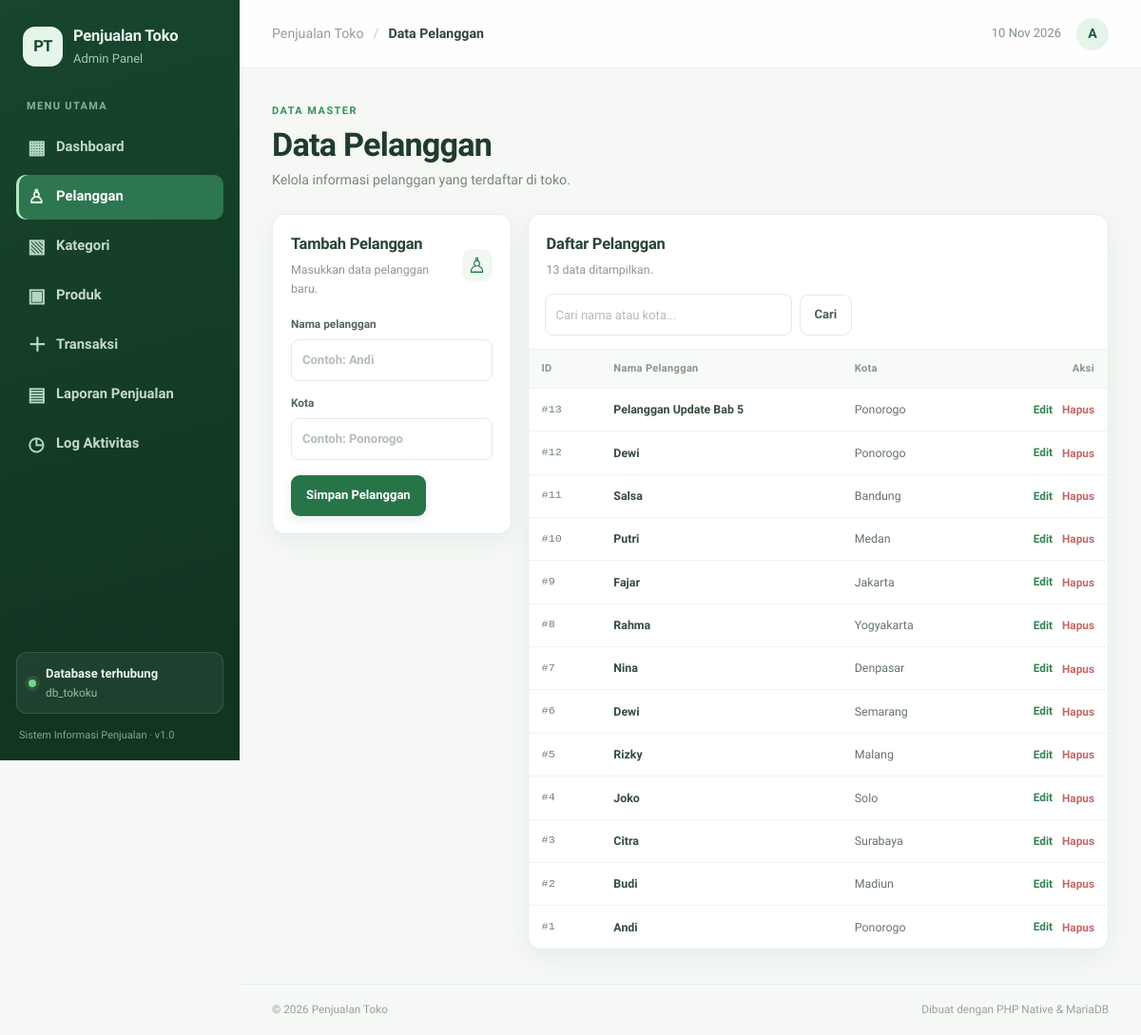
The page /index.php?page=pelanggan on the database its author committed.
### tables this page shows
CREATE TABLE `tbl_pelanggan` (
  `id_pelanggan` int(11) NOT NULL,
  `nama_pelanggan` varchar(100) DEFAULT NULL,
  `kota` varchar(50) DEFAULT NULL
);

### index.php (called while the page is built, shortened)
<?php
require __DIR__ . '/includes/helpers.php';
$page = $_GET['page'] ?? 'dashboard';
require __DIR__ . '/includes/header.php';
$pageFile = __DIR__ . '/pages/' . $page . '.php';
require $pageFile;
require __DIR__ . '/includes/footer.php';

### includes/helpers.php (called while the page is built, shortened)
<?php
function e(mixed $value): string
{
    return htmlspecialchars((string)($value ?? ''), ENT_QUOTES, 'UTF-8');
}

### pages/pelanggan.php (the view, shortened to what this page needs)
<?php
$editCustomer = null;
$search = trim((string)($_GET['q'] ?? ''));
if ($search !== '') {
    $stmt = $pdo->prepare('SELECT * FROM tbl_pelanggan WHERE nama_pelanggan LIKE ? OR kota LIKE ? ORDER BY id_pelanggan DESC');
    $term = '%' . $search . '%';
    $stmt->execute([$term, $term]);
    $customers = $stmt->fetchAll();
} else {
    $customers = $pdo->query('SELECT * FROM tbl_pelanggan ORDER BY id_pelanggan DESC')->fetchAll();
}
?>
<section class="page-heading"><div><span class="eyebrow">DATA MASTER</span><h1>Data Pelanggan</h1><p>Kelola informasi pelanggan yang terdaftar di toko.</p></div></section>
<section class="content-grid content-grid-form">
    <div class="panel form-panel">
        <div class="panel-heading"><div><h2><?= $editCustomer ? 'Edit Pelanggan' : 'Tambah Pelanggan' ?></h2><p><?= $editCustomer ? 'Perbarui informasi pelanggan.' : 'Masukkan data pelanggan baru.' ?></p></div><span class="panel-icon">♙</span></div>
        <form method="post" class="stack-form">
            <label>Nama pelanggan<input type="text" name="nama_pelanggan" value="<?= e($editCustomer['nama_pelanggan'] ?? '') ?>" placeholder="Contoh: Andi" maxlength="100" required></label>
            <label>Kota<input type="text" name="kota" value="<?= e($editCustomer['kota'] ?? '') ?>" placeholder="Contoh: Ponorogo" maxlength="50" required></label>
            <div class="form-actions"><button class="button button-primary" type="submit"><?= $editCustomer ? 'Simpan Perubahan' : 'Simpan Pelanggan' ?></button></div>
        </form>
    </div>
    <div class="panel panel-table">
        <div class="panel-heading"><div><h2>Daftar Pelanggan</h2><p><?= count($customers) ?> data ditampilkan.</p></div></div>
        <form class="search-form" method="get"><input type="search" name="q" value="<?= e($search) ?>" placeholder="Cari nama atau kota..."><button class="button button-light" type="submit">Cari</button></form>
        <div class="table-wrap"><table><thead><tr><th>ID</th><th>Nama Pelanggan</th><th>Kota</th><th class="text-right">Aksi</th></tr></thead><tbody>
        <?php foreach ($customers as $customer): ?>
            <tr><td class="mono">#<?= e($customer['id_pelanggan']) ?></td><td class="cell-strong"><?= e($customer['nama_pelanggan']) ?></td><td><?= e($customer['kota']) ?></td><td class="text-right"><div class="action-group"><a class="action-link" href="index.php?page=pelanggan&edit=<?= e($customer['id_pelanggan']) ?>">Edit</a><form method="post" class="inline-form" data-confirm="Hapus pelanggan ini? Jika pelanggan masih memiliki transaksi, database dapat menolak penghapusan."><input type="hidden" name="csrf_token" value="<?= e(csrf_token()) ?>"><input type="hidden" name="action" value="customer_delete"><input type="hidden" name="id_pelanggan" value="<?= e($customer['id_pelanggan']) ?>"><button class="action-link danger-link" type="submit">Hapus</button></form></div></td></tr>
        <?php endforeach; ?>
        </tbody></table></div>
    </div>
</section>

### assets/css/style.css (style rules this page uses)
:root { --green-950: #123522; --green-900: #17452d; --green-800: #1f5b3a; --green-700: #287449; --green-600: #32935b; --green-500: #43a96b; --green-100: #e5f4e9; --green-50: #f1f8f2; --mint-100: #e4f7ef; --text: #203328; --muted: #78877d; --line: #e7eee8; --surface: #ffffff; --page: #f5f8f5; --danger: #c64d4d; --shadow: 0 8px 28px rgba(25, 63, 40, .055); }
* { box-sizing: border-box; }
html { min-width: 320px; scroll-behavior: smooth; }
body { margin: 0; background: var(--page); color: var(--text); font-family: 'Lexend', sans-serif; font-size: 16.5px; line-height: 1.6; }
a { color: inherit; text-decoration: none; }
button, input, select { font: inherit; }
button, a, input, select { -webkit-tap-highlight-color: transparent; }
button { cursor: pointer; }
.page-heading { display: flex; align-items: flex-end; justify-content: space-between; gap: 20px; margin-bottom: 24px; }
.eyebrow { display: inline-block; margin-bottom: 6px; color: var(--green-600); font-size: 11px; font-weight: 800; letter-spacing: 1.45px; }
h1, h2, p { margin-top: 0; }
h1 { margin-bottom: 5px; color: #203b2b; font-family: 'Lexend', sans-serif; font-size: clamp(27.1px, 3vw, 34.2px); line-height: 1.22; letter-spacing: -.8px; }
.page-heading p { margin-bottom: 0; color: var(--muted); font-size: 14.2px; }
h2 { margin: 0 0 4px; color: #284333; font-family: 'Lexend', sans-serif; font-size: 16.5px; font-weight: 800; letter-spacing: -.25px; }
.panel-heading p { margin: 0; color: #8a988f; font-size: 12.4px; }
.button { min-height: 43px; display: inline-flex; align-items: center; justify-content: center; gap: 8px; padding: 0 15px; border: 1px solid transparent; border-radius: 9px; font-size: 13px; font-weight: 700; transition: .18s ease; white-space: nowrap; }
.button-primary { color: #fff; background: var(--green-700); box-shadow: 0 4px 10px rgba(40,116,73,.12); }
.button-light { color: #496052; border-color: #e3ece5; background: #fff; }
.panel { min-width: 0; border: 1px solid #e7eee8; border-radius: 13px; background: #fff; box-shadow: var(--shadow); }
.panel-heading { display: flex; align-items: center; justify-content: space-between; gap: 14px; padding: 18px 19px; }
.panel-icon { width: 34px; height: 34px; display: grid; place-items: center; border-radius: 10px; color: var(--green-700); background: var(--green-50); font-size: 22.4px; }
.table-wrap { width: 100%; overflow-x: auto; }
table { width: 100%; border-collapse: collapse; text-align: left; white-space: nowrap; }
thead th { padding: 11px 14px; color: #87958b; background: #f8faf8; border-top: 1px solid #edf2ee; border-bottom: 1px solid #edf2ee; font-size: 11px; font-weight: 800; letter-spacing: .35px; }
tbody td, tfoot td { padding: 12px 14px; border-bottom: 1px solid #f0f3f0; color: #65746a; font-size: 12.4px; }
tbody tr:last-child td { border-bottom: 0; }
.cell-strong { color: #344c3c; font-weight: 700; }
.mono { color: #708278; font-family: Consolas, 'Courier New', monospace; font-size: 11.8px; }
.text-right { text-align: right; }
.content-grid { display: grid; gap: 17px; align-items: start; }
.content-grid-form { grid-template-columns: minmax(250px, .72fr) minmax(0, 1.75fr); }
.form-panel { padding-bottom: 18px; }
.stack-form { display: grid; gap: 14px; padding: 0 19px; }
.stack-form label, .filter-form label { display: grid; gap: 6px; color: #53665a; font-size: 11.8px; font-weight: 700; }
input[type="text"], input[type="number"], input[type="date"], input[type="search"], select { width: 100%; min-width: 0; height: 44px; padding: 0 11px; outline: 0; border: 1px solid #e2eae4; border-radius: 8px; color: #3b5143; background: #fff; font-size: 13px; transition: border .15s ease, box-shadow .15s ease; }
input::placeholder { color: #b3beb6; }
.form-actions { display: flex; flex-wrap: wrap; gap: 8px; padding-top: 2px; }
.panel-table { overflow: hidden; }
.panel-table > .panel-heading { padding-bottom: 15px; }
.search-form { display: flex; align-items: center; gap: 8px; padding: 0 17px 14px; }
.search-form input { max-width: 260px; }
.action-group { display: inline-flex; align-items: center; justify-content: flex-end; gap: 10px; }
.action-link { padding: 0; border: 0; color: #358253; background: transparent; font-size: 11.8px; font-weight: 700; }
.danger-link { color: #c46666; }
.inline-form { display: inline; margin: 0; }

### rows shown on the page
tbl_pelanggan: id_pelanggan "13", nama_pelanggan "Pelanggan Update Bab 5", kota "Ponorogo"
tbl_pelanggan: id_pelanggan "12", nama_pelanggan "Dewi", kota "Ponorogo"
tbl_pelanggan: id_pelanggan "11", nama_pelanggan "Salsa", kota "Bandung"
tbl_pelanggan: id_pelanggan "10", nama_pelanggan "Putri", kota "Medan"
tbl_pelanggan: id_pelanggan "9", nama_pelanggan "Fajar", kota "Jakarta"
tbl_pelanggan: id_pelanggan "8", nama_pelanggan "Rahma", kota "Yogyakarta"
tbl_pelanggan: id_pelanggan "7", nama_pelanggan "Nina", kota "Denpasar"
tbl_pelanggan: id_pelanggan "6", nama_pelanggan "Dewi", kota "Semarang"
tbl_pelanggan: id_pelanggan "5", nama_pelanggan "Rizky", kota "Malang"
tbl_pelanggan: id_pelanggan "4", nama_pelanggan "Joko", kota "Solo"
tbl_pelanggan: id_pelanggan "3", nama_pelanggan "Citra", kota "Surabaya"
tbl_pelanggan: id_pelanggan "2", nama_pelanggan "Budi", kota "Madiun"
tbl_pelanggan: id_pelanggan "1", nama_pelanggan "Andi", kota "Ponorogo"

### other values the page prints
$item['icon'] "▦"
$item['label'] "Dashboard"
$item['icon'] "♙"
$item['label'] "Pelanggan"
$item['icon'] "▧"
$item['label'] "Kategori"
$item['icon'] "▣"
$item['label'] "Produk"
$item['icon'] "＋"
$item['label'] "Transaksi"
$item['icon'] "▤"
$item['label'] "Laporan Penjualan"
$item['icon'] "◷"
$item['label'] "Log Aktivitas"
$currentTitle "Data Pelanggan"
